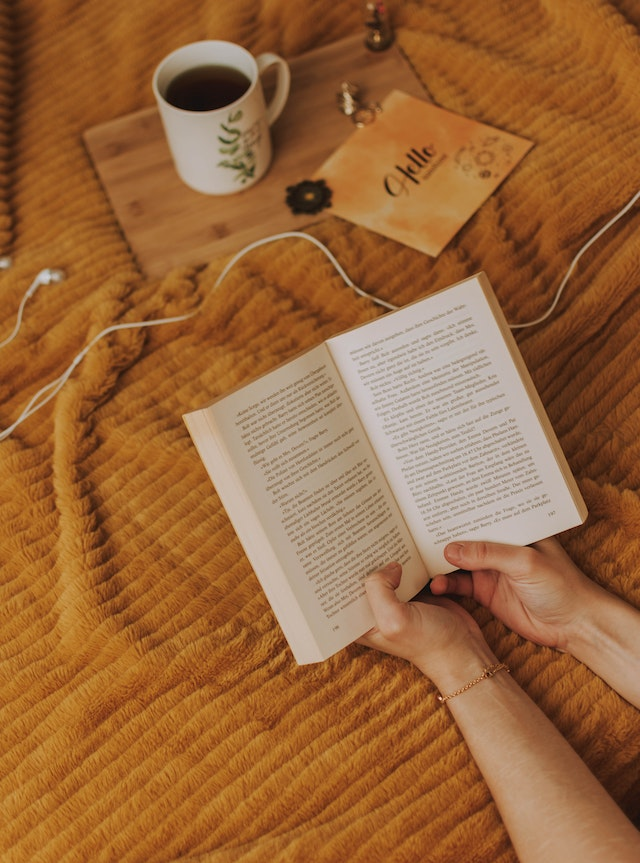
#> input picture 04Opencv/data/book.jpg, 640 x 863 px
$ python Cv_ex11.py
#> lines starting #> are read from the running program, lines starting #| are printed output that depends on the picture; after the words box and inside, x2 and y2 are one past the last pixel; in counts of white or black regions, pixels touching at a corner belong together
import cv2
import numpy as np
# 이진화 알고리즘 -> 윤곽선 검출을 위해서 필요한 과정

# 1. Threshold
# [8 lines left out: function Binary_image, not called in this run]

# 2. Trackbar (값 변화에 따른 변형 확인)
def empty(pos):
    print(pos)
    pass

# [46 lines left out: functions Trackbar_image, AdaptiveThreshod, not called in this run]

# 오츠 알고리즘 : Bimodal Image에 사용하기 적합 (최적의 임계치를 자동으로 발견)
def Otsu():
    img = cv2.imread('./data/book.jpg', cv2.IMREAD_GRAYSCALE)
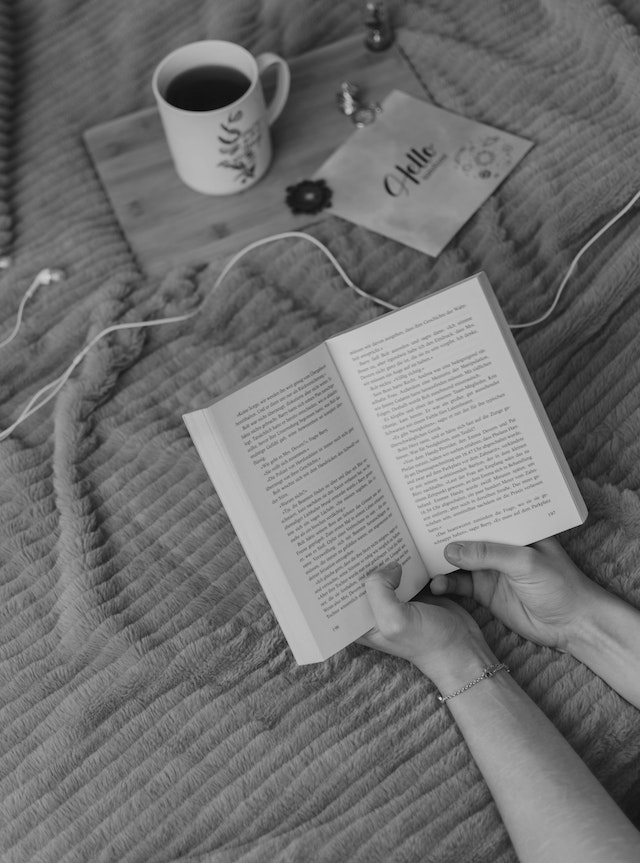
#> img: shape (863, 640); min 0, max 221, mean 111.9

    ret, binary = cv2.threshold(img, 127, 255, cv2.THRESH_BINARY)
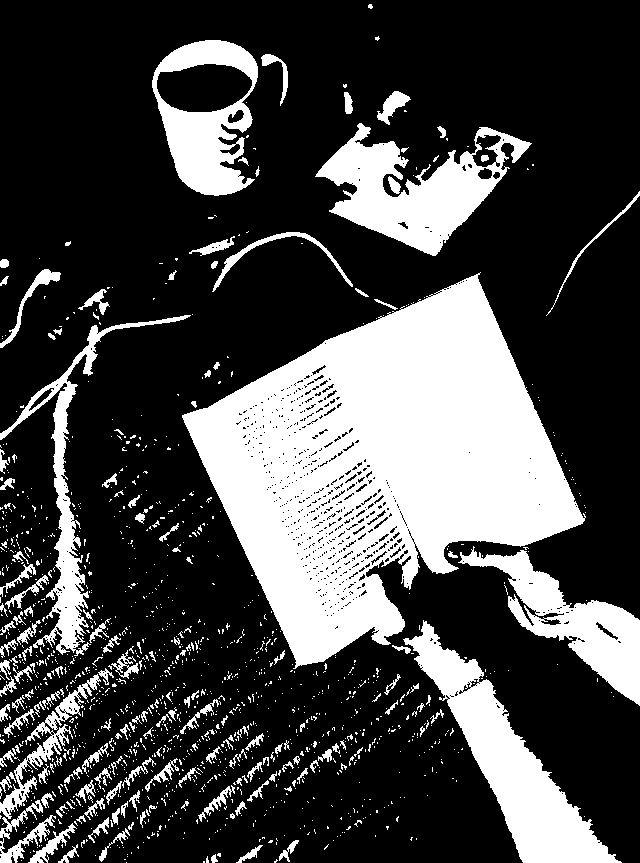
#> binary: shape (863, 640); 27.7% white; 1339 white regions (1163 under 20 px), largest, box (x1, y1, x2, y2) and area: (182, 272, 586, 669) 82473, (403, 620, 622, 863) 14289, (315, 123, 532, 256) 12039
    ret, otsu = cv2.threshold(img, -1, 255, cv2.THRESH_BINARY | cv2.THRESH_OTSU)
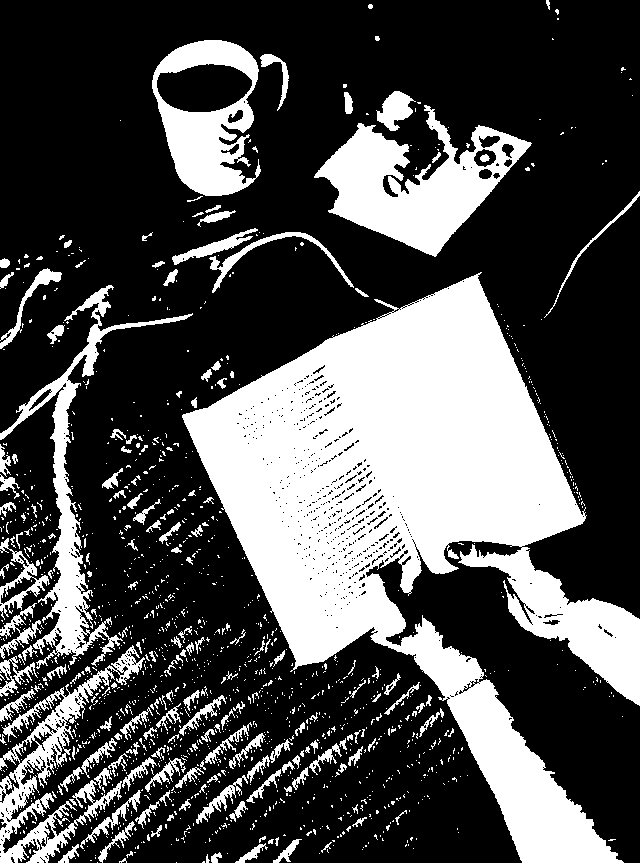
#> otsu: shape (863, 640); 31.1% white; 1466 white regions (1283 under 20 px), largest, box (x1, y1, x2, y2) and area: (182, 272, 640, 863) 108968, (314, 105, 532, 257) 13977, (152, 40, 261, 196) 8571
#> ret = 123
    print('otsu threshold : ', ret)
#| otsu threshold :  123.0

    cv2.imshow('img', img)
    cv2.imshow('binary', binary)
    cv2.imshow('otsu', otsu)

    cv2.waitKey(0)
    cv2.destroyAllWindows()

if __name__ == '__main__':
    # Trackbar_image()
    # AdaptiveThreshod()
    Otsu()

$ run again, with 04Opencv/data/newpaper.jpg copied over 04Opencv/data/book.jpg
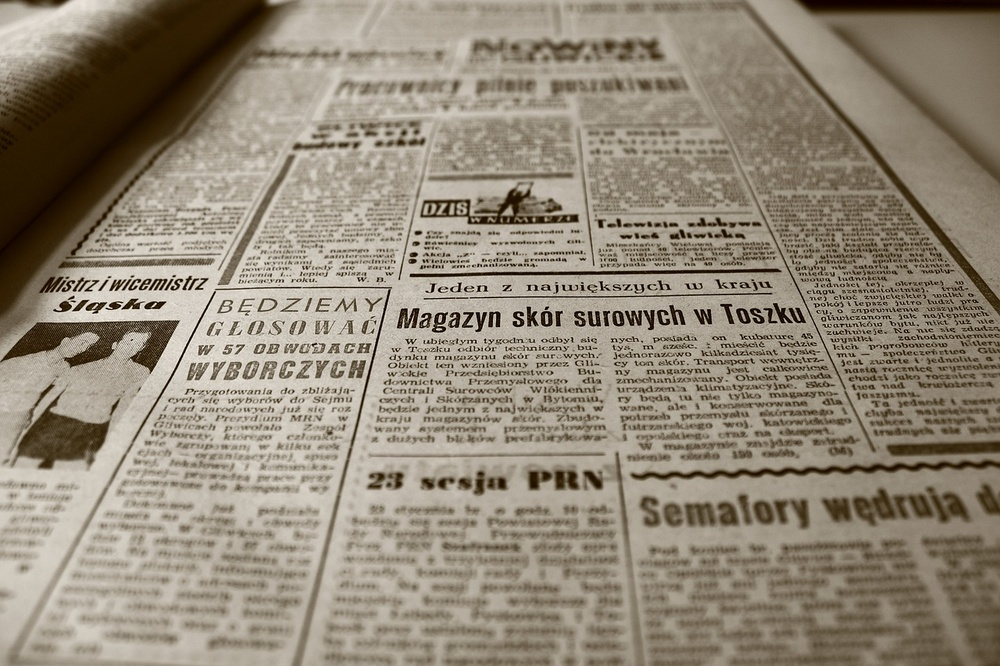
#> input picture 04Opencv/data/newpaper.jpg, 1000 x 666 px, shrunk from 1280 x 853 before the run
#> in Otsu, `ret, binary = cv2.threshold(img, 127, 255, cv2.THRESH_BINARY)`:
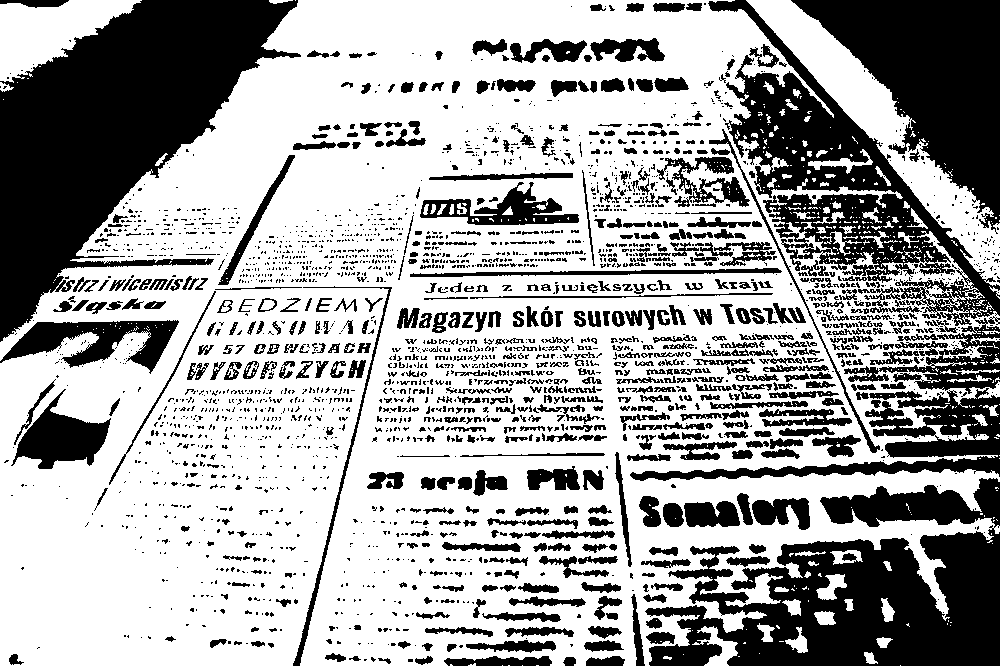
#> binary: shape (666, 1000); 64.5% white; 2564 black regions (1896 under 20 px), largest, box (x1, y1, x2, y2) and area: (0, 0, 301, 342) 47642, (645, 478, 1000, 666) 37013, (708, 0, 1000, 326) 25045
#> in Otsu, `ret, otsu = cv2.threshold(img, -1, 255, cv2.THRESH_BINARY | cv2.THRESH..`:
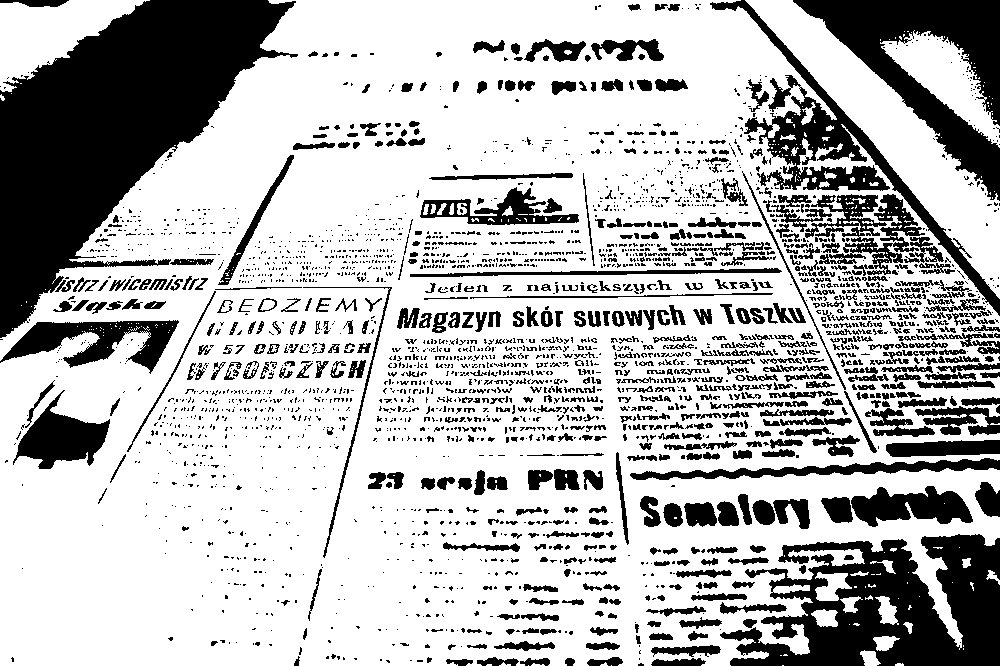
#> otsu: shape (666, 1000); 71.9% white; 2754 black regions (2064 under 20 px), largest, box (x1, y1, x2, y2) and area: (0, 0, 298, 338) 45932, (720, 534, 1000, 666) 22299, (793, 0, 1000, 201) 14824
#> ret = 117
#| otsu threshold :  117.0
